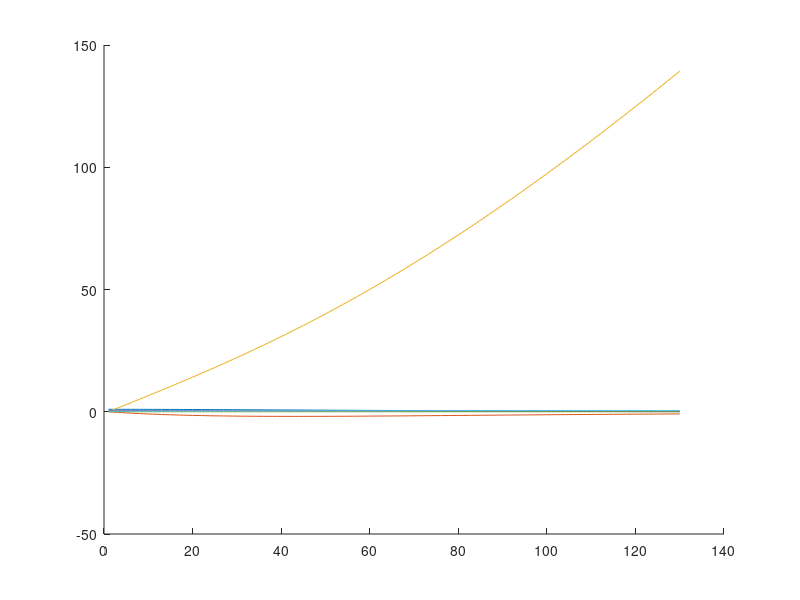

The MATLAB script that drew this image:
 clear all; close all; clc

% control effort: ankle torque applied to the pendulum, definition of + sign, right handed rule

m=320;
g=9.81;
L=1.0;
rc=0.5*L; % pivot to COM vector length
Ic=1/3*m*rc*rc; % approximation of inertia tensor
I=Ic+0.5*m*rc^2;
B=0.0;
Ac = [0 , 1;
    m*g*rc/I, -B/I];  % B is damping coefficient at ankle (viscousity of the mechanism), parallel to pure torque input

Bc =[0;1/I];

Cc=zeros(1,2);
Dc=[-1/(m*g)];

% Ac, Bc, Cc, Dc, where subscript c stands for continous time system

T=0.005;
sys=ss(Ac,Bc,Cc,Dc);

% quiz 1: discretize the continous time state space equations
sysd = c2d(sys,T);
 
Ad = sysd.A;
Bd = sysd.B;
Cd = sysd.C;
Dd = sysd.D;
% now you will have Ad, Bd, Cd, Dd

% quiz 2: pls complete the At Bt Ct Dt matrcies for the tracking control
At = [Ad zeros(2,1); Cd 1];
Bt = [Bd;Dd];
Ct = [Cd 0];
Dt = [Dd];

%%
pos = 0.8894;
vel = 0.8166;

% trials: you can change the weight err and see how it affects the tracking
err = 50;
Q=diag([pos vel err]); % same number as state variables

% trials: you can change the weight R for control effort and see how it affects the tracking
R =  1e+1;               % same number as control input
[K, P, E] = dlqr(At,Bt,Q,R); % see the gain matrix K

simTime = 10;
time=0:T:simTime-T;
N=floor(simTime/T);

% initialize matrices for storing data
X=zeros(3,N);
% X(1,1) = 1e-3;
X(1,1) = 1;
joint=zeros(3,N);
COM=zeros(3,N);
Y=zeros(1,N);

ecopx = 0; % error of center of pressure
e_sum=0;  % integral of errors (sum of errors)

% reference signal is the center of pressure as input, you can choose sine
% or square wave
% ref = 0.1*sin(2*pi*time);
ref = 0.1*square(0.5*pi*time);

for i=1:N
	joint(:,i) = [ L*sin(X(1,i)); 0; L*cos(X(1,i)) ];   % for visualization
    
    COM(:,i) = [ rc*sin(X(1,i)); 0; rc*cos(X(1,i)) ];    
    
    X(3,i) = e_sum; % feedback of the sum of errors
    u(i)=-K*X(:,i);
    % u(i)=0; % Commented out
    X(:,i+1)=At*X(:,i)+Bt*u(i);
    Y(:,i)=Ct*X(:,i)+Dt*u(i);      
 %    ecopx=Y(:,i)-ref(i); % This was commented out
    error = (deg2rad(90)-joint(1,i));
    e_sum= e_sum +error; %e_sum+ecopx; 
end
X(:,end) = []; % remove the last index since X has i+1 term in the loop, we need to remove extra +1 index.


hold on
real_range = 130;
real_one =X(1,:)' ;
real_two = X(2,:)';
real_three = X(3,:)' ;

com_ipm1 = COM(1,:)';
com_ipm2 = COM(2,:)';
com_ipm3 = COM(3,:)';

hold on
plot(real_one(1:real_range) )
hold on
plot(real_two(1:real_range) )
hold on
plot( real_three(1:real_range) )

hold on
plot(com_ipm1(1:real_range) )
hold on
plot(com_ipm2(1:real_range) )
hold on
plot( com_ipm3(1:real_range) )

%Animation;
% TRUTH = COM(1,:)'
